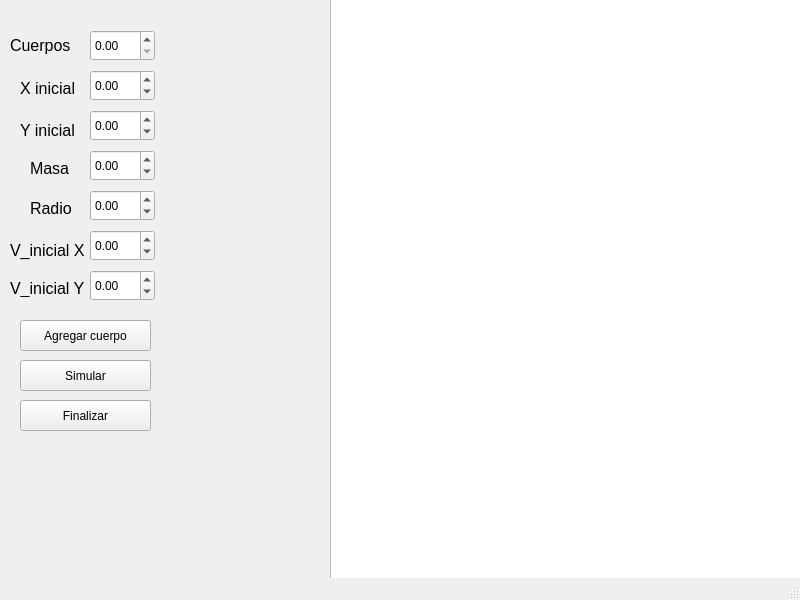
<?xml version="1.0" encoding="UTF-8"?>
<ui version="4.0">
 <class>MainWindow</class>
 <widget class="QMainWindow" name="MainWindow">
  <property name="geometry">
   <rect>
    <x>0</x>
    <y>0</y>
    <width>800</width>
    <height>600</height>
   </rect>
  </property>
  <property name="font">
   <font>
    <bold>false</bold>
    <kerning>true</kerning>
   </font>
  </property>
  <property name="windowTitle">
   <string>MainWindow</string>
  </property>
  <widget class="QWidget" name="centralwidget">
   <widget class="QLabel" name="Cuerpos">
    <property name="geometry">
     <rect>
      <x>10</x>
      <y>30</y>
      <width>61</width>
      <height>31</height>
     </rect>
    </property>
    <property name="sizePolicy">
     <sizepolicy hsizetype="Preferred" vsizetype="Preferred">
      <horstretch>0</horstretch>
      <verstretch>0</verstretch>
     </sizepolicy>
    </property>
    <property name="font">
     <font>
      <pointsize>12</pointsize>
      <bold>false</bold>
      <kerning>true</kerning>
     </font>
    </property>
    <property name="text">
     <string>Cuerpos</string>
    </property>
   </widget>
   <widget class="QLabel" name="Xinicial">
    <property name="geometry">
     <rect>
      <x>20</x>
      <y>80</y>
      <width>67</width>
      <height>17</height>
     </rect>
    </property>
    <property name="font">
     <font>
      <pointsize>12</pointsize>
      <bold>false</bold>
      <kerning>true</kerning>
     </font>
    </property>
    <property name="text">
     <string>X inicial</string>
    </property>
   </widget>
   <widget class="QLabel" name="Yinicial">
    <property name="geometry">
     <rect>
      <x>20</x>
      <y>120</y>
      <width>61</width>
      <height>20</height>
     </rect>
    </property>
    <property name="font">
     <font>
      <pointsize>12</pointsize>
      <bold>false</bold>
      <kerning>true</kerning>
     </font>
    </property>
    <property name="text">
     <string>Y inicial</string>
    </property>
   </widget>
   <widget class="QLabel" name="Masa">
    <property name="geometry">
     <rect>
      <x>30</x>
      <y>160</y>
      <width>41</width>
      <height>17</height>
     </rect>
    </property>
    <property name="font">
     <font>
      <pointsize>12</pointsize>
      <bold>false</bold>
      <kerning>true</kerning>
     </font>
    </property>
    <property name="text">
     <string>Masa</string>
    </property>
   </widget>
   <widget class="QLabel" name="Radio">
    <property name="geometry">
     <rect>
      <x>30</x>
      <y>200</y>
      <width>41</width>
      <height>17</height>
     </rect>
    </property>
    <property name="font">
     <font>
      <pointsize>12</pointsize>
      <bold>false</bold>
      <kerning>true</kerning>
     </font>
    </property>
    <property name="text">
     <string>Radio</string>
    </property>
   </widget>
   <widget class="QLabel" name="VinicialX">
    <property name="geometry">
     <rect>
      <x>10</x>
      <y>240</y>
      <width>81</width>
      <height>21</height>
     </rect>
    </property>
    <property name="font">
     <font>
      <pointsize>12</pointsize>
      <bold>false</bold>
      <kerning>true</kerning>
     </font>
    </property>
    <property name="text">
     <string>V_inicial X</string>
    </property>
   </widget>
   <widget class="QLabel" name="VinicialY">
    <property name="geometry">
     <rect>
      <x>10</x>
      <y>280</y>
      <width>81</width>
      <height>17</height>
     </rect>
    </property>
    <property name="font">
     <font>
      <pointsize>12</pointsize>
      <bold>false</bold>
      <kerning>true</kerning>
     </font>
    </property>
    <property name="text">
     <string>V_inicial Y</string>
    </property>
   </widget>
   <widget class="QDoubleSpinBox" name="VoX">
    <property name="geometry">
     <rect>
      <x>90</x>
      <y>230</y>
      <width>65</width>
      <height>31</height>
     </rect>
    </property>
    <property name="minimum">
     <double>-9999999999.000000000000000</double>
    </property>
    <property name="maximum">
     <double>9999999994.000000000000000</double>
    </property>
   </widget>
   <widget class="QDoubleSpinBox" name="VoY">
    <property name="geometry">
     <rect>
      <x>90</x>
      <y>270</y>
      <width>65</width>
      <height>31</height>
     </rect>
    </property>
    <property name="minimum">
     <double>-9999999999.000000000000000</double>
    </property>
    <property name="maximum">
     <double>9999999999.000000000000000</double>
    </property>
    <property name="value">
     <double>0.000000000000000</double>
    </property>
   </widget>
   <widget class="QPushButton" name="pushButton">
    <property name="geometry">
     <rect>
      <x>20</x>
      <y>320</y>
      <width>131</width>
      <height>31</height>
     </rect>
    </property>
    <property name="text">
     <string>Agregar cuerpo</string>
    </property>
   </widget>
   <widget class="QPushButton" name="pushButton_3">
    <property name="geometry">
     <rect>
      <x>20</x>
      <y>360</y>
      <width>131</width>
      <height>31</height>
     </rect>
    </property>
    <property name="text">
     <string>Simular</string>
    </property>
   </widget>
   <widget class="QPushButton" name="pushButton_2">
    <property name="geometry">
     <rect>
      <x>20</x>
      <y>400</y>
      <width>131</width>
      <height>31</height>
     </rect>
    </property>
    <property name="text">
     <string>Finalizar</string>
    </property>
   </widget>
   <widget class="QGraphicsView" name="graphicsView">
    <property name="geometry">
     <rect>
      <x>330</x>
      <y>-70</y>
      <width>1500</width>
      <height>700</height>
     </rect>
    </property>
    <property name="minimumSize">
     <size>
      <width>1000</width>
      <height>500</height>
     </size>
    </property>
    <property name="maximumSize">
     <size>
      <width>1920</width>
      <height>1080</height>
     </size>
    </property>
   </widget>
   <widget class="QDoubleSpinBox" name="Bodies">
    <property name="geometry">
     <rect>
      <x>90</x>
      <y>30</y>
      <width>65</width>
      <height>31</height>
     </rect>
    </property>
    <property name="maximum">
     <double>32767.000000000000000</double>
    </property>
   </widget>
   <widget class="QDoubleSpinBox" name="Xo">
    <property name="geometry">
     <rect>
      <x>90</x>
      <y>70</y>
      <width>65</width>
      <height>31</height>
     </rect>
    </property>
    <property name="minimum">
     <double>-9999999999.000000000000000</double>
    </property>
    <property name="maximum">
     <double>9999999999.000000000000000</double>
    </property>
   </widget>
   <widget class="QDoubleSpinBox" name="Yo">
    <property name="geometry">
     <rect>
      <x>90</x>
      <y>110</y>
      <width>65</width>
      <height>31</height>
     </rect>
    </property>
    <property name="minimum">
     <double>-9999999999.000000000000000</double>
    </property>
    <property name="maximum">
     <double>9999999999.000000000000000</double>
    </property>
   </widget>
   <widget class="QDoubleSpinBox" name="Mass">
    <property name="geometry">
     <rect>
      <x>90</x>
      <y>150</y>
      <width>65</width>
      <height>31</height>
     </rect>
    </property>
    <property name="minimum">
     <double>-9999999999.000000000000000</double>
    </property>
    <property name="maximum">
     <double>9999999999.000000000000000</double>
    </property>
   </widget>
   <widget class="QDoubleSpinBox" name="Radius">
    <property name="geometry">
     <rect>
      <x>90</x>
      <y>190</y>
      <width>65</width>
      <height>31</height>
     </rect>
    </property>
    <property name="minimum">
     <double>-9999999999.000000000000000</double>
    </property>
    <property name="maximum">
     <double>9999999999.000000000000000</double>
    </property>
   </widget>
  </widget>
  <widget class="QMenuBar" name="menubar">
   <property name="geometry">
    <rect>
     <x>0</x>
     <y>0</y>
     <width>800</width>
     <height>22</height>
    </rect>
   </property>
  </widget>
  <widget class="QStatusBar" name="statusbar"/>
 </widget>
 <resources/>
 <connections/>
</ui>
